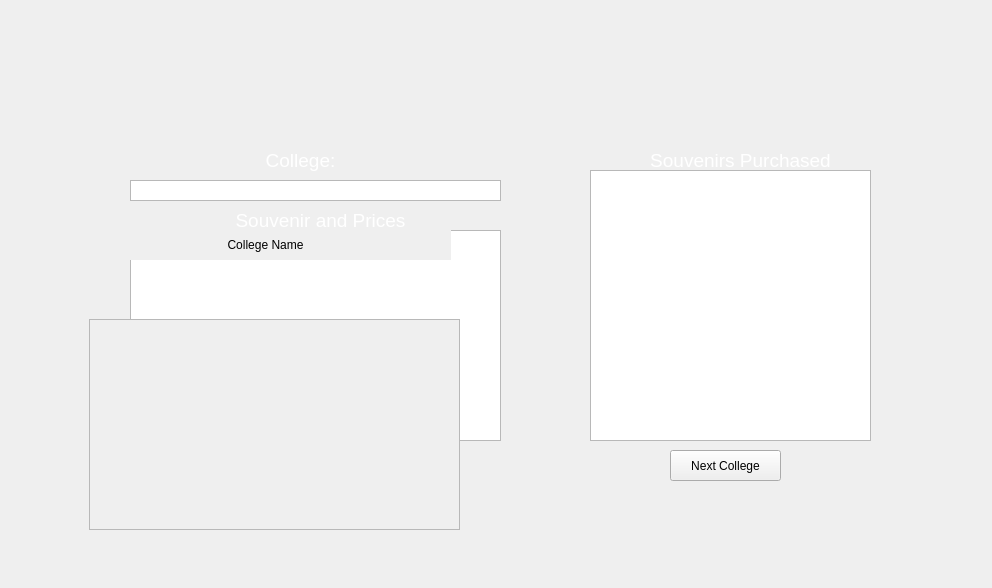
<?xml version="1.0" encoding="UTF-8"?>
<ui version="4.0">
 <class>souvenirShop</class>
 <widget class="QWidget" name="souvenirShop">
  <property name="geometry">
   <rect>
    <x>0</x>
    <y>0</y>
    <width>992</width>
    <height>588</height>
   </rect>
  </property>
  <property name="windowTitle">
   <string>Form</string>
  </property>
  <widget class="QLabel" name="label">
   <property name="geometry">
    <rect>
     <x>30</x>
     <y>-130</y>
     <width>961</width>
     <height>441</height>
    </rect>
   </property>
   <property name="minimumSize">
    <size>
     <width>951</width>
     <height>441</height>
    </size>
   </property>
   <property name="maximumSize">
    <size>
     <width>16777215</width>
     <height>441</height>
    </size>
   </property>
   <property name="text">
    <string/>
   </property>
   <property name="pixmap">
    <pixmap resource="img/Images.qrc">:/souvenirIMGS/logo.png</pixmap>
   </property>
   <property name="scaledContents">
    <bool>true</bool>
   </property>
  </widget>
  <widget class="QTableView" name="tableView">
   <property name="geometry">
    <rect>
     <x>130</x>
     <y>230</y>
     <width>371</width>
     <height>211</height>
    </rect>
   </property>
  </widget>
  <widget class="QListView" name="listView">
   <property name="geometry">
    <rect>
     <x>130</x>
     <y>180</y>
     <width>371</width>
     <height>21</height>
    </rect>
   </property>
  </widget>
=======
>>>>>>> e2384fa9fcbba8992c74647d80f1f6ff54452ad4
  <widget class="QLabel" name="label_2">
   <property name="geometry">
    <rect>
     <x>140</x>
     <y>130</y>
     <width>321</width>
     <height>61</height>
    </rect>
   </property>
   <property name="text">
    <string>&lt;html&gt;&lt;head/&gt;&lt;body&gt;&lt;p align=&quot;center&quot;&gt;&lt;span style=&quot; font-size:14pt; color:#ffffff;&quot;&gt;College:&lt;/span&gt;&lt;/p&gt;&lt;/body&gt;&lt;/html&gt;</string>
   </property>
  </widget>
  <widget class="QLabel" name="label_3">
   <property name="geometry">
    <rect>
     <x>160</x>
     <y>190</y>
     <width>321</width>
     <height>61</height>
    </rect>
   </property>
   <property name="text">
    <string>&lt;html&gt;&lt;head/&gt;&lt;body&gt;&lt;p align=&quot;center&quot;&gt;&lt;span style=&quot; font-size:14pt; color:#ffffff;&quot;&gt;Souvenir and Prices&lt;/span&gt;&lt;/p&gt;&lt;/body&gt;&lt;/html&gt;</string>
   </property>
  </widget>
  <widget class="QTableView" name="tableView_2">
   <property name="geometry">
    <rect>
     <x>590</x>
     <y>170</y>
     <width>281</width>
     <height>271</height>
    </rect>
   </property>
  </widget>
  <widget class="QLabel" name="label_4">
   <property name="geometry">
    <rect>
     <x>580</x>
     <y>130</y>
     <width>321</width>
     <height>61</height>
    </rect>
   </property>
   <property name="text">
    <string>&lt;html&gt;&lt;head/&gt;&lt;body&gt;&lt;p align=&quot;center&quot;&gt;&lt;span style=&quot; font-size:14pt; color:#ffffff;&quot;&gt;Souvenirs Purchased&lt;/span&gt;&lt;/p&gt;&lt;/body&gt;&lt;/html&gt;</string>
   </property>
  </widget>
  <widget class="QPushButton" name="pushButton">
   <property name="geometry">
    <rect>
     <x>670</x>
     <y>450</y>
     <width>111</width>
     <height>31</height>
    </rect>
   </property>
   <property name="text">
    <string>Next College</string>
   </property>
  </widget>
  <widget class="QPushButton" name="pushButton_2">
   <property name="geometry">
    <rect>
     <x>220</x>
     <y>450</y>
     <width>181</width>
     <height>41</height>
    </rect>
   </property>
   <property name="text">
    <string>Buy</string>
   </property>
  </widget>
  <widget class="QLabel" name="label_5">
   <property name="geometry">
    <rect>
     <x>-130</x>
     <y>-130</y>
     <width>1421</width>
     <height>711</height>
    </rect>
   </property>
   <property name="text">
    <string/>
   </property>
   <property name="pixmap">
    <pixmap resource="img/Images.qrc">:/souvenirIMGS/souvenirIMG.png</pixmap>
   </property>
   <property name="scaledContents">
    <bool>true</bool>
   </property>
  </widget>
  <widget class="QLabel" name="label_collegeName">
   <property name="geometry">
    <rect>
     <x>80</x>
     <y>229</y>
     <width>371</width>
     <height>31</height>
    </rect>
   </property>
   <property name="autoFillBackground">
    <bool>true</bool>
   </property>
   <property name="text">
    <string>College Name</string>
   </property>
   <property name="alignment">
    <set>Qt::AlignCenter</set>
   </property>
  </widget>
  <widget class="QScrollArea" name="scrollArea_souvenirs">
   <property name="geometry">
    <rect>
     <x>89</x>
     <y>319</y>
     <width>371</width>
     <height>211</height>
    </rect>
   </property>
   <property name="widgetResizable">
    <bool>true</bool>
   </property>
   <widget class="QWidget" name="scrollAreaWidgetContents">
    <property name="geometry">
     <rect>
      <x>0</x>
      <y>0</y>
      <width>369</width>
      <height>209</height>
     </rect>
    </property>
   </widget>
  </widget>
  <zorder>label_5</zorder>
  <zorder>label</zorder>
  <zorder>label_2</zorder>
  <zorder>label_3</zorder>
  <zorder>tableView_2</zorder>
  <zorder>label_4</zorder>
  <zorder>pushButton</zorder>
  <zorder>pushButton_2</zorder>
  <zorder>label_collegeName</zorder>
  <zorder>scrollArea_souvenirs</zorder>
 </widget>
 <resources>
  <include location="img/Images.qrc"/>
 </resources>
 <connections/>
</ui>
